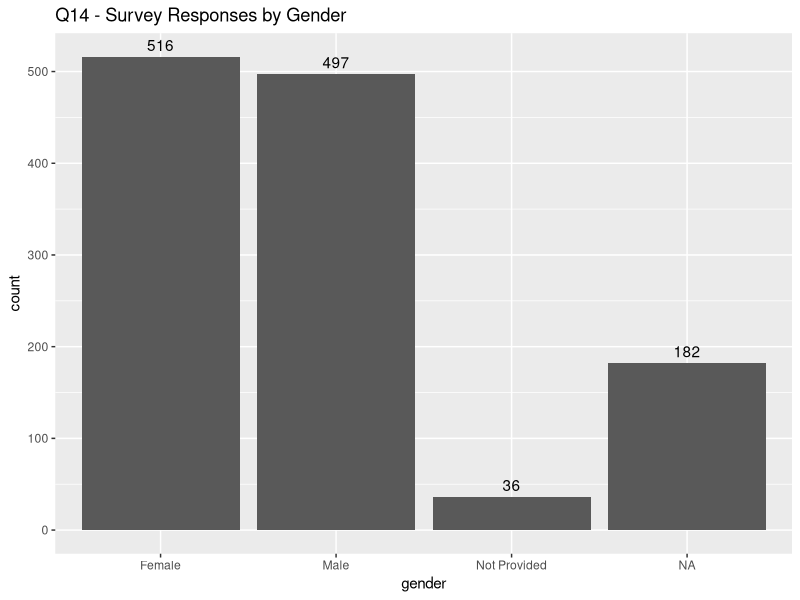
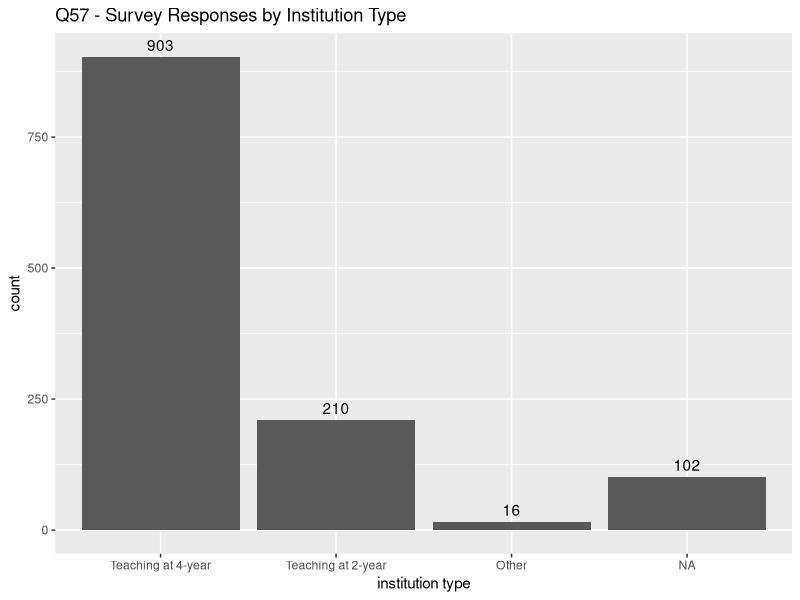
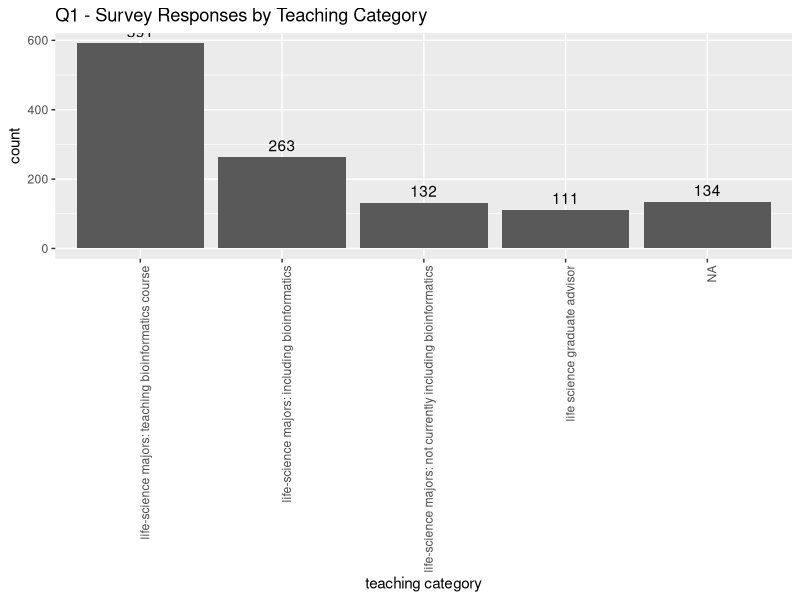
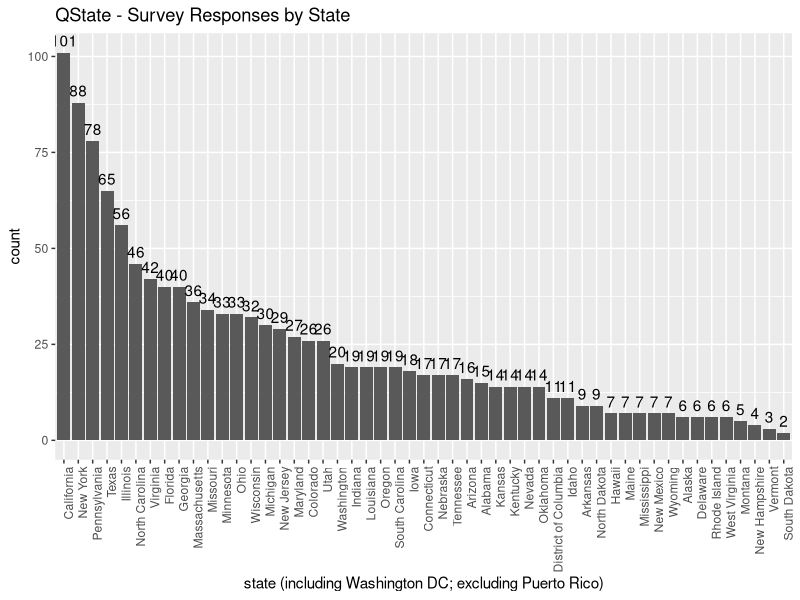
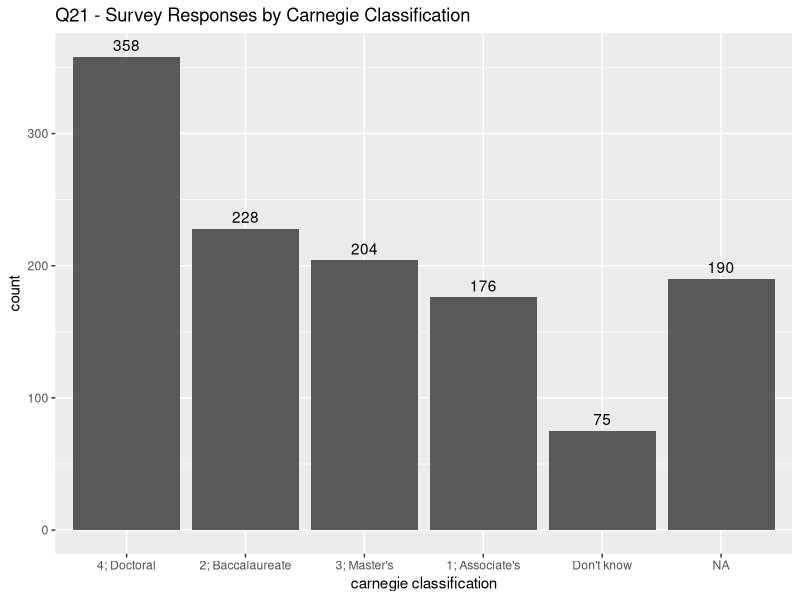
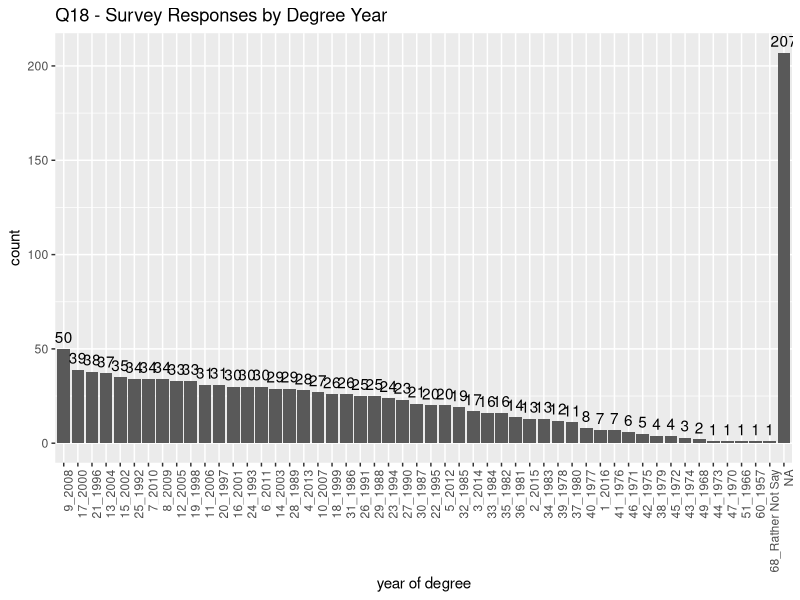
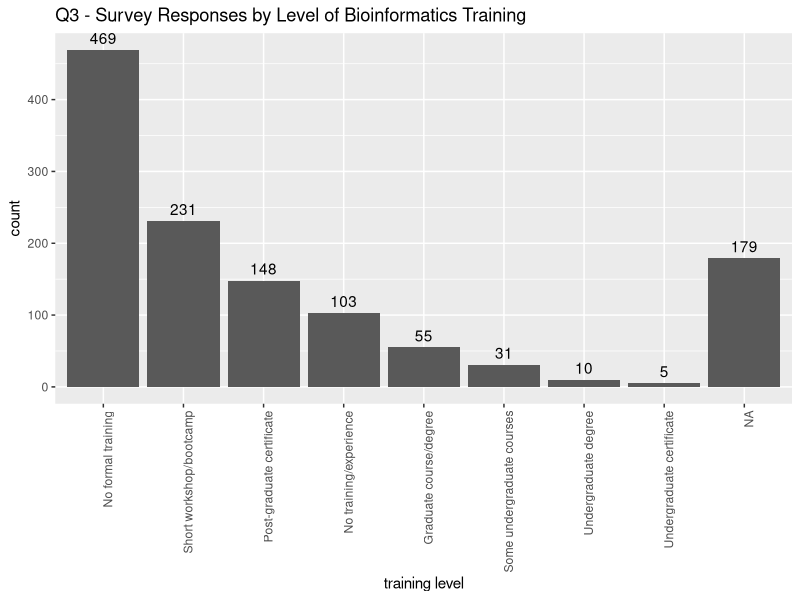
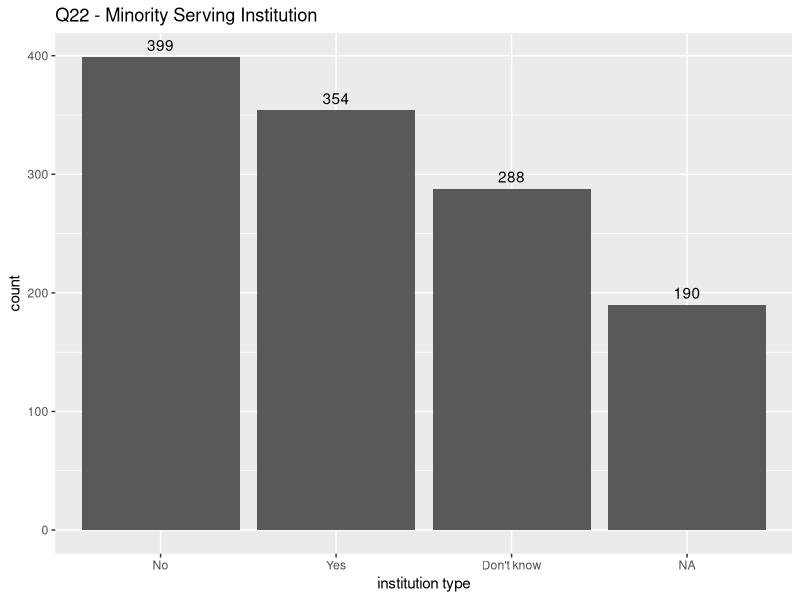

The R script that drew these images, in order: (Note: this script raises an error after producing the figures.)
#some attempts at plots
require(ggplot2)
require(tidyverse)

#load dataframe
df <- read_csv("decoded_df.csv")


# remove any non-US respondants
countries <- c("United States","Puerto Rico")
df <- df%>%
  filter(Country_Country %in% countries )

#generate single variable summary plots

#question 14 - gender

df %>%
  ggplot()+
  aes(x= reorder(df$Q14_Sex,
                 df$Q14_Sex, 
                 function(x)-length(x)))+
  geom_bar()+
  scale_x_discrete(labels=c("Female", "Male", "Not Provided"))+
  ggtitle("Q14 - Survey Responses by Gender")+
  xlab("gender")+
  stat_count(aes(label=..count..), vjust= -0.5, geom="text", position="identity")

ggsave("./plots/q14_survey_responses_by_gender.png")

#question 57 - Institution

df %>%
  ggplot()+
  aes(x= reorder(df$Q57_Please.select.the.statement.belOw.that.best.describes.yOu.,
                 df$Q57_Please.select.the.statement.belOw.that.best.describes.yOu.,
                 function(x)-length(x)))+
  geom_bar()+
  scale_x_discrete(labels=c("Teaching at 4-year", "Teaching at 2-year", "Other"))+
  ggtitle("Q57 - Survey Responses by Institution Type")+
  xlab("institution type")+
  stat_count(aes(label=..count..), vjust= -0.5, geom="text", position="identity")
ggsave("./plots/q57_survey_responses_by_institution_type.png")

#question 1 - Current teaching
df %>%
  ggplot()+
  aes(x= reorder(df$Q1_Please.select.the.statement.belOw.that.best.describes.yOur.current.teaching.Of.biOinfOrmatics.cOn..., 
                 df$Q1_Please.select.the.statement.belOw.that.best.describes.yOur.current.teaching.Of.biOinfOrmatics.cOn..., 
                 function(x)-length(x)))+
  geom_bar()+
  scale_x_discrete(labels=c("life-science majors: teaching bioinformatics course", 
                            "life-science majors: including bioinformatics",
                            "life-science majors: not currently including bioinformatics", 
                            "life science graduate advisor"))+
  ggtitle("Q1 - Survey Responses by Teaching Category")+
  xlab("teaching category")+
  stat_count(aes(label=..count..), vjust= -0.5, geom="text", position="identity")+
  theme(axis.text.x = element_text(angle = 90, hjust = 1))
ggsave("./plots/q1_survey_responses_by_teaching_category.png")

#question State 
state_df <- df%>%
  filter(Country_Country == "United States")

state_df %>%
  ggplot()+
  aes(x= reorder(state_df$State_State, 
                 state_df$State_State, 
                 function(x)-length(x)))+
  geom_bar()+
  ggtitle("QState - Survey Responses by State")+
  xlab("state (including Washington DC; excluding Puerto Rico)")+
  stat_count(aes(label=..count..), vjust= -0.5, geom="text", position="identity")+
  theme(axis.text.x = element_text(angle = 90, hjust = 1))
ggsave("./plots/qstate_survey_responses_by_state.png")


#question 21, carnegie classification 

df %>%
  ggplot()+
  aes(x= reorder(df$Q21_What.is.the.Carnegie.classification.of.your.institution.,
                 df$Q21_What.is.the.Carnegie.classification.of.your.institution.,
                 function(x)-length(x)))+
  geom_bar()+
  scale_x_discrete(labels=c("4; Doctoral", "2; Baccalaureate","3; Master's", "1; Associate's", "Don't know"))+
  ggtitle("Q21 - Survey Responses by Carnegie Classification")+
  xlab("carnegie classification")+
  stat_count(aes(label=..count..), vjust= -0.5, geom="text", position="identity")
ggsave("./plots/q21_survey_responses_by_carnegie_classification.png")

#question 18, year of degree

df %>%
  ggplot()+
  aes(x= reorder(df$Q18_Year.of.highest.earned.degree.,
                 df$Q18_Year.of.highest.earned.degree.,
                 function(x)-length(x)))+
  geom_bar()+
  ggtitle("Q18 - Survey Responses by Degree Year")+
  xlab("year of degree")+
  stat_count(aes(label=..count..), vjust= -0.5, geom="text", position="identity")+
  theme(axis.text.x = element_text(angle = 90, hjust = 1))
ggsave("./plots/q18_survey_responses_by_year_of_degree.png")

#question 3, level of training

df %>%
  ggplot()+
  aes(x= reorder(df$Q3_Which.of.the.following.best.describes.your.level.of.bioinformatics.training.,
                 df$Q3_Which.of.the.following.best.describes.your.level.of.bioinformatics.training.,
                 function(x)-length(x)))+
  geom_bar()+
  scale_x_discrete(labels=c("No formal training",
                            "Short workshop/bootcamp",
                            "Post-graduate certificate",
                            "No training/experience",
                            "Graduate course/degree",
                            "Some undergraduate courses",
                            "Undergraduate degree",
                            "Undergraduate certificate"
                            ))+
  ggtitle("Q3 - Survey Responses by Level of Bioinformatics Training")+
  xlab("training level")+
  stat_count(aes(label=..count..), vjust= -0.5, geom="text", position="identity")+
  theme(axis.text.x = element_text(angle = 90, hjust = 1))
ggsave("./plots/q3_survey_responses_by_level_of_training.png")


#question 22, MSI

df %>%
  ggplot()+
  aes(x= reorder(df$Q22_Is.your.institution.classified.as.minority.serving.,
                 df$Q22_Is.your.institution.classified.as.minority.serving.,
                 function(x)-length(x)))+
  geom_bar()+
  scale_x_discrete(labels=c("No",
                            "Yes",
                            "Don't know"))+
  ggtitle("Q22 - Minority Serving Institution")+
  xlab("institution type")+
  stat_count(aes(label=..count..), vjust= -0.5, geom="text", position="identity")
ggsave("./plots/q22_survey_responses_by_MSI.png")


#question 23, number of students (grad+undergrad)

df %>%
  ggplot()+
  aes(x= reorder(df$Q23_What.is.the.total.number.of.students..undergraduate.and.graduate..at.your.institution.,
                 df$Q23_What.is.the.total.number.of.students..undergraduate.and.graduate..at.your.institution.,
                 function(x)-length(x)))+
  geom_bar()+
  scale_x_discrete(labels=c("5-15,000",
                            "> 15,000",
                            "< 5,000", 
                            "Don't know"))+
  ggtitle("Q23 - Number of undegraduate and graduate students")+
  xlab("student enrollment")+
  stat_count(aes(label=..count..), vjust= -0.5, geom="text", position="identity")

ggsave("./plots/q23_survey_responses_by_undegraduate_and_graduate_enrollment.png")

#question 24, number of undergraduate students 

df %>%
  ggplot()+
  aes(x= reorder(df$Q24_What.is.the.total.number.of.undergraduate.students.at.your.institution.,
                 df$Q24_What.is.the.total.number.of.undergraduate.students.at.your.institution.,
                 function(x)-length(x)))+
  geom_bar()+
  scale_x_discrete(labels=c("< 5,000",
                            "5-15,000",
                            "> 15,000", 
                            "Don't know"))+
  ggtitle("Q24 - Number of undegraduate students")+
  xlab("student enrollment")+
  stat_count(aes(label=..count..), vjust= -0.5, geom="text", position="identity")
ggsave("./plots/q24_survey_responses_by_undegraduate_enrollment.png")


#question 26, number of full-time faculty 

df %>%
  ggplot()+
  aes(x= reorder(df$Q26_How.many.full.time.faculty.are.in.your.department.unit...Do.not.include.part.time.faculty.or.adju...,
                 df$Q26_How.many.full.time.faculty.are.in.your.department.unit...Do.not.include.part.time.faculty.or.adju...,
                 function(x)-length(x)))+
  geom_bar()+
  scale_x_discrete(labels=c("10-20",
                            "< 10",
                            "21-30",
                            "31-40",
                            "> 50",
                            "Don't know", 
                            "41-50"))+
  ggtitle("Q26 - Number of full-time faculty")+
  xlab("faculty size")+
  stat_count(aes(label=..count..), vjust= -0.5, geom="text", position="identity")
ggsave("./plots/q26_survey_responses_by_faculty_size.png")


#question 27, undergrads in department

df %>%
  ggplot()+
  aes(x= reorder(df$Q27_How.many.undergraduate.students.are.in.your.department.unit..all.majors..,
                 df$Q27_How.many.undergraduate.students.are.in.your.department.unit..all.majors..,
                 function(x)-length(x)))+
  geom_bar()+
  scale_x_discrete(labels=c("101-500",
                            "501-2000",
                            "51-100",
                            "Don't know",
                            "< 50", 
                            "> 2000"))+
  ggtitle("Q27 - Number of undegraduates in department")+
  xlab("student enrollment")+
  stat_count(aes(label=..count..), vjust= -0.5, geom="text", position="identity")
ggsave("./plots/q27_survey_responses_by_undergrads_in_dept.png")

#question Region, respondants by region

df %>%
  ggplot()+
  aes(x= reorder(df$Region_Region,
                 df$Region_Region,
                 function(x)-length(x)))+
  geom_bar()+
  scale_x_discrete(labels=c("SO",
                            "MW",
                            "NE",
                            "WE"))+
  ggtitle("QRegion - Number of respondants by region")+
  xlab("region")+
  stat_count(aes(label=..count..), vjust= -0.5, geom="text", position="identity")
ggsave("./plots/qRegion_survey_responses_by_region.png")
  


#change to factors
#df <- df %>% mutate_if(is.character,as.factor)

# change numerics to factors
#df <- df %>% mutate_if(is.numeric,as.factor)

# Gather question 38 super-category sums

q38_carnegie_analysis <- df%>%
  select(q38_Faculty_issues_sum, 
         q38_Curriculum_issues_sum, 
         q38_Resources_issues_sum, 
         q38_Student_issues_sum, 
         q38_Facilities_issues_sum, 
         q38_Institutional_issues_sum, 
         q38_State_issues_sum, 
         q38_Accredited_issues_sum,
         #Select question 21 
         Q21_What.is.the.Carnegie.classification.of.your.institution.)


q38_carnegie_analysis%>%
  filter(!is.na(Q21_What.is.the.Carnegie.classification.of.your.institution. ))%>%
  filter(q38_Faculty_issues_sum != "0")%>%
  ggplot()+
  aes(Q21_What.is.the.Carnegie.classification.of.your.institution.)+
  geom_bar()+
  stat_count(aes(label=..count..), vjust= -0.5, geom="text", position="identity")+
  theme(axis.text.x = element_text(angle = 90, hjust = 1))

#Carnegie Data Frame

#Generate a sum by carnegie catagory for each of the barrier super catagories
Assoc_var <- df%>%
  select(q38_Faculty_issues_sum, 
         q38_Curriculum_issues_sum, 
         q38_Resources_issues_sum, 
         q38_Student_issues_sum, 
         q38_Facilities_issues_sum, 
         q38_Institutional_issues_sum, 
         q38_State_issues_sum, 
         q38_Accredited_issues_sum, 
         Q21_What.is.the.Carnegie.classification.of.your.institution.)%>%
  filter(Q21_What.is.the.Carnegie.classification.of.your.institution. == "1_Associate's College")%>%
  mutate_if(is.character,as.numeric)%>%
  colSums()
  

Bacca_var <- df%>%
  select(q38_Faculty_issues_sum, 
         q38_Curriculum_issues_sum, 
         q38_Resources_issues_sum, 
         q38_Student_issues_sum, 
         q38_Facilities_issues_sum, 
         q38_Institutional_issues_sum, 
         q38_State_issues_sum, 
         q38_Accredited_issues_sum, 
         Q21_What.is.the.Carnegie.classification.of.your.institution.)%>%
  filter(Q21_What.is.the.Carnegie.classification.of.your.institution. == "2_Baccalaureate College")%>%
  mutate_if(is.character,as.numeric)%>%
  colSums()

Master_var <- df%>%
  select(q38_Faculty_issues_sum, 
         q38_Curriculum_issues_sum, 
         q38_Resources_issues_sum, 
         q38_Student_issues_sum, 
         q38_Facilities_issues_sum, 
         q38_Institutional_issues_sum, 
         q38_State_issues_sum, 
         q38_Accredited_issues_sum, 
         Q21_What.is.the.Carnegie.classification.of.your.institution.)%>%
  filter(Q21_What.is.the.Carnegie.classification.of.your.institution. == "3_Master's (Small, Medium, Large)")%>%
  mutate_if(is.character,as.numeric)%>%
  colSums()

Doc_var<- df%>%
  select(q38_Faculty_issues_sum, 
         q38_Curriculum_issues_sum, 
         q38_Resources_issues_sum, 
         q38_Student_issues_sum, 
         q38_Facilities_issues_sum, 
         q38_Institutional_issues_sum, 
         q38_State_issues_sum, 
         q38_Accredited_issues_sum, 
         Q21_What.is.the.Carnegie.classification.of.your.institution.)%>%
  filter(Q21_What.is.the.Carnegie.classification.of.your.institution. == "4_Doctoral University (High, Higher, Highest Research Activity)")%>%
  mutate_if(is.character,as.numeric)%>%
  colSums()

#create a data frame from the sums
q21_38df <- data.frame(Assoc_var[1:8],
                       Bacca_var[1:8],
                       Doc_var[1:8],
                       Master_var[1:8])

#transpose the dataframe and restore its dataframeness
q21_38df <- t(q21_38df)
q21_38df <- data.frame(q21_38df)

#melt the dataframe using reshape - do as matrix to preserve row names
melted_q21_38df <- melt(as.matrix(q21_38df))

melted_q21_38df%>%
  ggplot()+
  aes(x= Var1, y = value, fill = Var2)+
  geom_bar(stat="identity", position = "dodge")+
  xlab("Carnegie Classification")+
  ylab("number of issues scored")+
  scale_fill_discrete(name="Q38 Barrier")
ggsave("./plots/q38_barriers_by_carnegie_classification.png")


